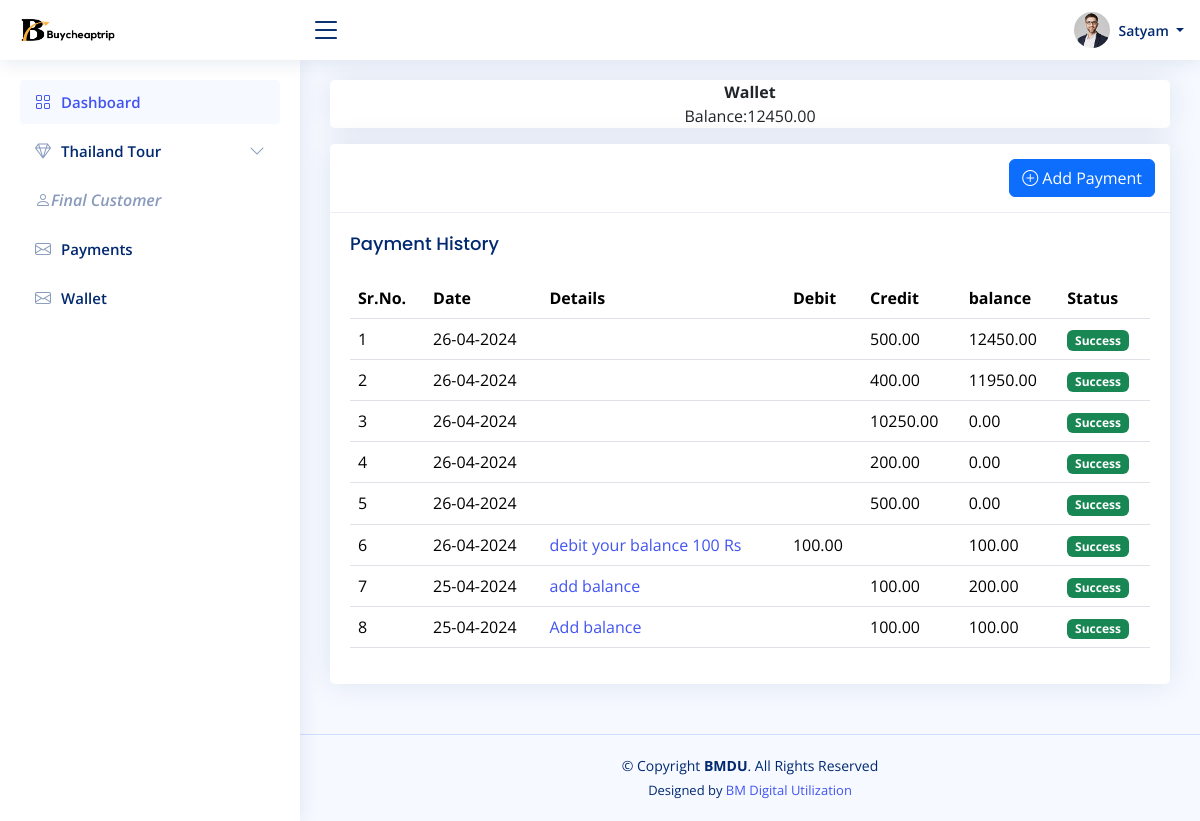
Screenshot of /users/thailand_wallet.php (signed in) with the database file from the repository.
### tables this page shows
CREATE TABLE `wallets` (
  `id_wallet` int(11) NOT NULL,
  `user_id` varchar(100) NOT NULL,
  `contact` varchar(15) NOT NULL,
  `wallet_balance` decimal(10,2) DEFAULT 0.00,
  `created_at` timestamp NOT NULL DEFAULT current_timestamp(),
  `updated_at` timestamp NOT NULL DEFAULT current_timestamp() ON UPDATE current_timestamp()
);

CREATE TABLE `transactions` (
  `id` int(11) NOT NULL,
  `wallet_id` int(11) NOT NULL,
  `type` enum('credit','debit','reward') NOT NULL,
  `amount` decimal(10,2) NOT NULL,
  `message` text DEFAULT NULL,
  `remaining_balance` decimal(10,2) NOT NULL,
  `timestamp` timestamp NOT NULL DEFAULT current_timestamp(),
  `status` enum('pending','success','cancel','') NOT NULL DEFAULT 'success',
  `transactions_id` varchar(20) NOT NULL
);

### users/thailand_wallet.php (the view, shortened to what this page needs)
<?php
include "../connection.php";
?>
<?php include('header.php'); ?>
<?php include('sidebar.php'); ?>
<main id="main" class="main">
    <section class="section">
        <div class="row">
            <div class="col-lg-12">
                <?php
                $sql="SELECT * FROM `wallets` where user_id='$_SESSION[userEmail]' ";
                $result = mysqli_query($conn, $sql);
                while($row = mysqli_fetch_assoc($result)){
              ?>
                <div class="card mb-3 text-center"><b>Wallet</b>Balance:<?php echo $row['wallet_balance'] ?></div>
                <?php
                }
                ?>
                <div class="card">
                    <div class="card-header"><a href="thailand_payment_form" class="btn btn-primary float-end"><i class="bi bi-plus-circle"></i> Add Payment</a></div>
                    <div class="card-body">
                        <h5 class="card-title">Payment History</h5>
                        <table class="table datatable">
                            <thead>
                                <tr>
                                    <th>Sr.No.</th>
                                    <th data-type="date" data-format="YYYY/DD/MM">Date</th>
                                    <th>Details</th>
                                    <th>Debit</th>
                                    <th>Credit</th>
                                    <th>balance</th>
                                    <th>Status</th>
                                </tr>
                            </thead>
                            <tbody>
                                <?php
                                $a = 1;
                                $query = "SELECT * FROM `transactions`
                                JOIN `wallets` ON `transactions`.`wallet_id` = `wallets`.`id_wallet` where `user_id`='$_SESSION[userEmail]' ORDER BY `timestamp` DESC";
                                $res = mysqli_query($conn, $query);
                                while ($trans = mysqli_fetch_assoc($res)) {
                                ?>
                                    <tr>
                                        <td><?php echo $a ?></td>
                                        <td><?php echo date('d-m-Y', strtotime($trans['timestamp'])); ?></td>
                                        <td> <a href="thailand_wallet_details?id=<?php echo $trans['id'] ?>"><?php echo $trans['message'] ?></a></td>
                                        <?php if($trans['type'] == 'debit') {?>
                                        <td><?php echo $trans['amount'] ?></td>
                                        <?php }else{ ?>
                                        <?php } ?>
                                        <td>
                                        <?php if($trans['type'] == 'credit') {?>
                                        <td><?php echo $trans['amount'] ?></td>
                                        <?php }else{ ?>
                                        <?php } ?>
                                        </td>
                                        <td><?php echo $trans['remaining_balance'] ?></td>
                                        <td>
                                            <?php
                                            if ($trans['status'] == 'Pending') {
                                                echo "<span class='badge bg-warning'>Pending</span>";
                                            } elseif ($trans['status'] == 'success') {
                                                echo "<span class='badge bg-success'>Success</span>";
                                            } else {
                                                echo "<span class='badge bg-danger'>Failed</span>";
                                            }
                                             ?>
                                        </td>
                                    </tr>
                                <?php
                                    $a++;
                                }
                                ?>
                            </tbody>
                        </table>
                    </div>
                </div>
            </div>
        </div>
    </section>
</main>
<?php include "footer.php"; ?>

### users/assets/css/style.css (style rules this page uses)
:root { scroll-behavior: smooth; }
body { font-family: "Open Sans", sans-serif; background: #f6f9ff; color: #444444; }
a { color: #4154f1; text-decoration: none; }
h1, h2, h3, h4, h5, h6 { font-family: "Nunito", sans-serif; }
#main { margin-top: 60px; padding: 20px 30px; transition: all 0.3s; }
.card { margin-bottom: 30px; border: none; border-radius: 5px; box-shadow: 0px 0 30px rgba(1, 41, 112, 0.1); }
.card-header, .card-footer { border-color: #ebeef4; background-color: #fff; color: #798eb3; padding: 15px; }
.card-title { padding: 20px 0 15px 0; font-size: 18px; font-weight: 500; color: #012970; font-family: "Poppins", sans-serif; }
.card-body { padding: 0 20px 20px 20px; }
@media (min-width: 1200px) { #main, #footer { margin-left: 300px; } }

### rows the page displays
wallets: wallet_balance "12450.00"
transactions: timestamp "26-04-2024", amount "500.00", remaining_balance "12450.00", status "Success"
transactions: timestamp "26-04-2024", amount "400.00", remaining_balance "11950.00", status "Success"
transactions: timestamp "26-04-2024", amount "10250.00", remaining_balance "0.00", status "Success"
transactions: timestamp "26-04-2024", amount "200.00", remaining_balance "0.00", status "Success"
transactions: timestamp "26-04-2024", amount "500.00", remaining_balance "0.00", status "Success"
transactions: timestamp "26-04-2024", message "debit your balance 100 Rs", amount "100.00", remaining_balance "100.00", status "Success"
transactions: timestamp "25-04-2024", message "add balance", amount "100.00", remaining_balance "200.00", status "Success"
transactions: timestamp "25-04-2024", message "Add balance", amount "100.00", remaining_balance "100.00", status "Success"

### other values shown
$_SESSION['name'] "Satyam"
